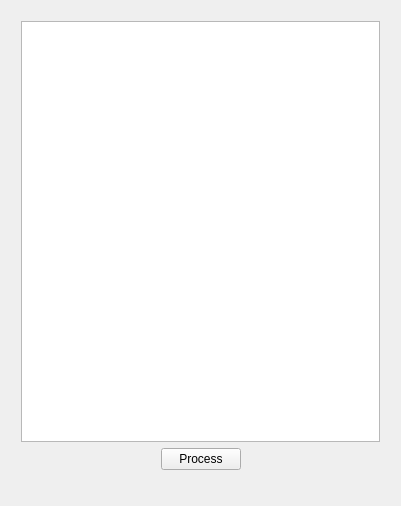
<?xml version="1.0" encoding="UTF-8"?>
<ui version="4.0">
 <class>MainWindow</class>
 <widget class="QMainWindow" name="MainWindow">
  <property name="geometry">
   <rect>
    <x>0</x>
    <y>0</y>
    <width>401</width>
    <height>506</height>
   </rect>
  </property>
  <property name="windowTitle">
   <string>MainWindow</string>
  </property>
  <widget class="QWidget" name="centralWidget">
   <widget class="QWidget" name="">
    <property name="geometry">
     <rect>
      <x>10</x>
      <y>10</y>
      <width>381</width>
      <height>471</height>
     </rect>
    </property>
    <layout class="QVBoxLayout" name="verticalLayout">
     <item>
      <widget class="QListWidget" name="ResultWidget"/>
     </item>
     <item>
      <layout class="QHBoxLayout" name="horizontalLayout">
       <item>
        <spacer name="ProcessButtonLeftSpacer">
         <property name="orientation">
          <enum>Qt::Horizontal</enum>
         </property>
         <property name="sizeHint" stdset="0">
          <size>
           <width>40</width>
           <height>20</height>
          </size>
         </property>
        </spacer>
       </item>
       <item>
        <widget class="QPushButton" name="ProcessButton">
         <property name="text">
          <string>Process</string>
         </property>
        </widget>
       </item>
       <item>
        <spacer name="ProcessButtonRightSpacer">
         <property name="orientation">
          <enum>Qt::Horizontal</enum>
         </property>
         <property name="sizeHint" stdset="0">
          <size>
           <width>40</width>
           <height>20</height>
          </size>
         </property>
        </spacer>
       </item>
      </layout>
     </item>
    </layout>
   </widget>
  </widget>
  <widget class="QMenuBar" name="menuBar">
   <property name="geometry">
    <rect>
     <x>0</x>
     <y>0</y>
     <width>401</width>
     <height>18</height>
    </rect>
   </property>
  </widget>
 </widget>
 <layoutdefault spacing="6" margin="11"/>
 <resources/>
 <connections/>
</ui>
